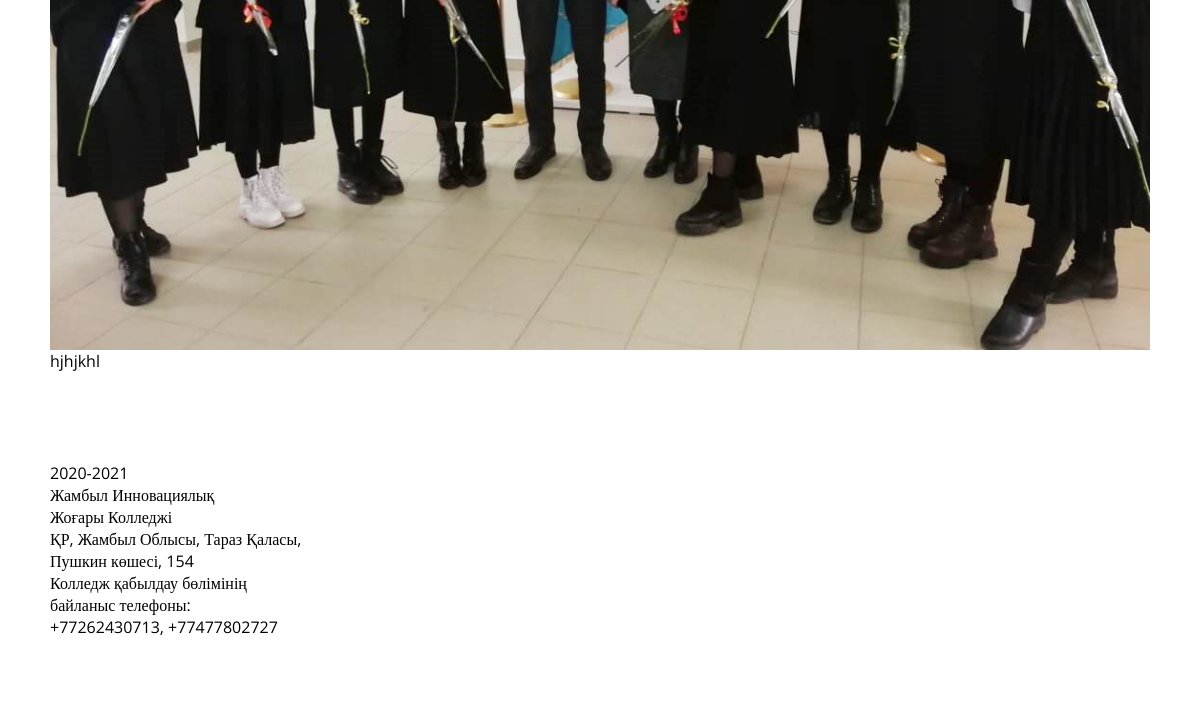
Page /students/student_life/ (lower part) on the earlier database version.
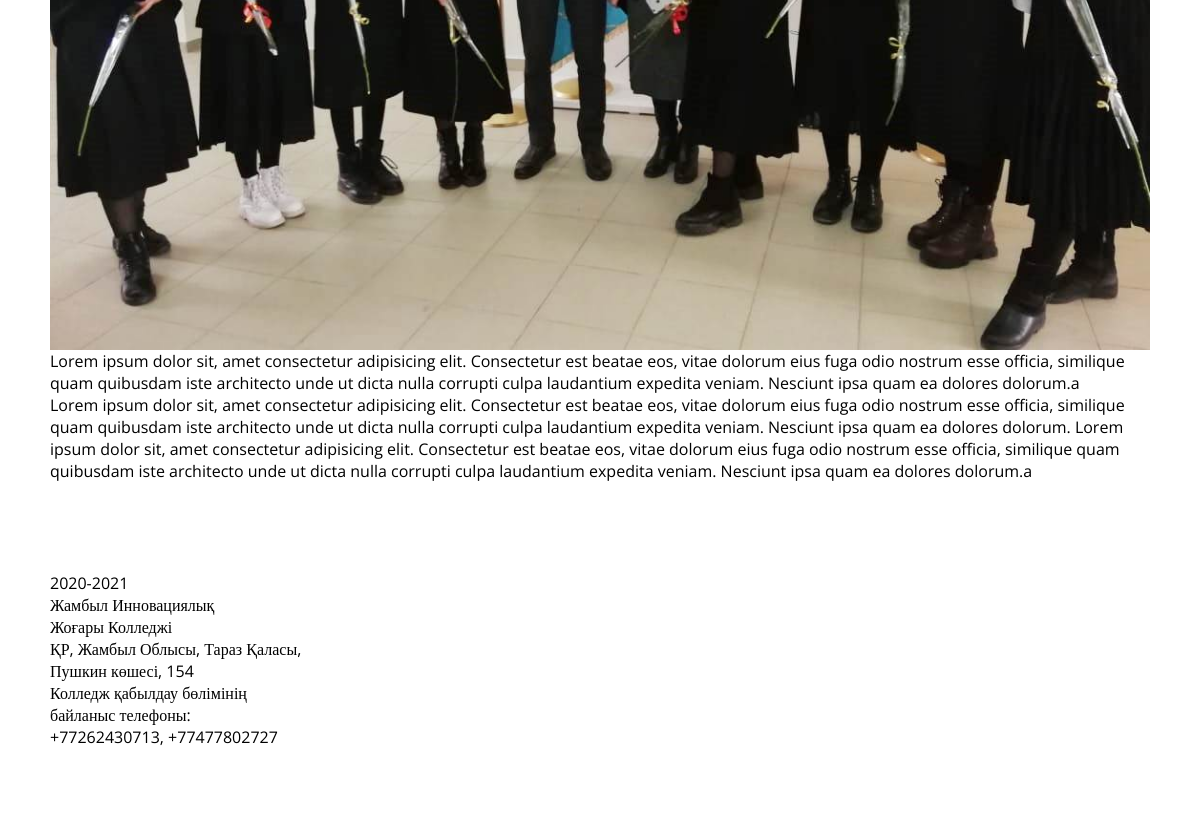
Same page on the later database version.
### mainapp/models.py (models this page shows)
class students_life_img(models.Model):
    img = models.ImageField(upload_to="gallery")

class students_life_description(models.Model):
    description = models.TextField(max_length=600,default='')

### mainapp/views.py (the view)
# urls.py: path('students/student_life/', student_life_page , name='student_life'),
def student_life_page(request):
    dropdown = NavList.objects.all()
    student_img = students_life_img.objects.order_by('-id')[:2]
    students_description = students_life_description.objects.all()
    return render(request,'student_life.html',{'dropdown':dropdown,'student_img':student_img,'students_description':students_description})

### templates/student_life.html (shortened to what this page needs)
{% extends "students_base.html" %} {%load static%} {%block content%}
<section class="students_life">
    <div class="container">
        <div class="students_life__body">
            <div class="students_life-header">
                {% for el in student_img %}
                <div class="students_life-img">
                    <img src="{{el.img.url}}" alt="">
                </div>
                {%endfor%}
            </div>
            <div class="students_life-content">
                {%for el in students_description%}
                <p class="students_life-text">
                    {{el.description}}
                </p>
                {% endfor%}
            </div>
        </div>
    </div>
</section>
{%endblock%}

Differences in the rows shown:
changed students_life_description: description "hjhjkhl" → "Lorem ipsum dolor sit, amet consectetur adipisicing elit. Consectetur est beatae eos, vitae dolorum eius fuga odio nostrum esse officia, similique quam quibusdam iste architecto unde ut dicta nulla corrupti culpa laudantium expedita veniam. Nesciunt ipsa quam ea dolores dolorum.a"
added students_life_description: description "Lorem ipsum dolor sit, amet consectetur adipisicing elit. Consectetur est beatae eos, vitae dolorum eius fuga odio nostrum esse officia, similique quam quibusdam iste architecto unde ut dicta nulla corrupti culpa laudantium expedita veniam. Nesciunt ipsa quam ea dolores dolorum. Lorem ipsum dolor sit, amet consectetur adipisicing elit. Consectetur est beatae eos, vitae dolorum eius fuga odio nostrum esse officia, similique quam quibusdam iste architecto unde ut dicta nulla corrupti culpa laudantium expedita veniam. Nesciunt ipsa quam ea dolores dolorum.a"
